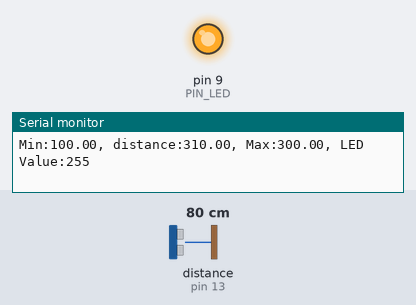
The sketch below on a simulated Arduino Uno, built with avr-gcc and run on an emulated ATmega328P. On the bench: output pins drawn as LEDs (lit = HIGH), the last lines printed to the serial monitor. Wiring (inferred from the names in the program): ultrasonic range finder: trigger pin 12; echo pin 13. Dashed ring = blinking. The test bench sets the inputs (shaded band); at power-on: distance to the obstacle (sensor on pin 13) 80 cm. The echo pulse lasts 58.3 µs per cm; pins used as bus, display or sensor lines are not drawn.

Above: at 1.2 s.
1.3 s: distance to the obstacle (sensor on pin 13) set to 18 cm
At 1.54 s:
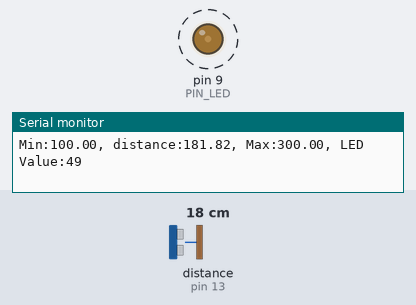
4.3 s: distance to the obstacle (sensor on pin 13) set to 60 cm
Timing chart, 0 to 7.3 s (numbered marks = the images above; inputs shaded):
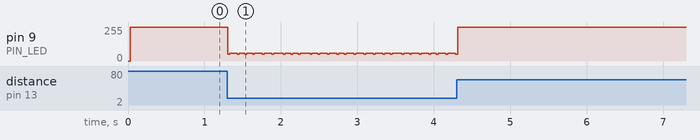

Measured:
- after the input at 1.3 s, pin 9 (PIN_LED): alternates 57/255 for 0.10 s and 49/255 for 0.03 s, starting at once

The sketch:

08P07.ino
```cpp
#define PIN_LED  9
#define PIN_TRIG 12
#define PIN_ECHO 13

#define SND_VEL 346.0
#define INTERVAL 25
#define PULSE_DURATION 10
#define _DIST_MIN 100.0
#define _DIST_MAX 300.0

#define TIMEOUT ((INTERVAL / 2) * 1000.0)
#define SCALE (0.001 * 0.5 * SND_VEL)

unsigned long last_sampling_time;

void setup() {
  // initialize GPIO pins
  pinMode(PIN_LED, OUTPUT);
  pinMode(PIN_TRIG, OUTPUT);
  pinMode(PIN_ECHO, INPUT);
  digitalWrite(PIN_TRIG, LOW);

  Serial.begin(57600);

  last_sampling_time = millis();
}

void loop() {
  float distance;

  unsigned long current_time = millis();

  if (current_time - last_sampling_time < INTERVAL)
    return;

  last_sampling_time = current_time;

  distance = USS_measure(PIN_TRIG, PIN_ECHO);

  int ledValue = 255;
  if ((distance == 0.0) || (distance > _DIST_MAX)) {
      distance = _DIST_MAX + 10.0;
      ledValue = 255;
  } else if (distance < _DIST_MIN) {
      distance = _DIST_MIN - 10.0;
      ledValue = 255;
  } else {
      // 거리에 따라 LED 밝기 계산
      if (distance == 200.0) {
          ledValue = 0; // 최대 밝기
      }
      else if (distance == 100.0 || distance == 300.0) {
          ledValue = 255; // 최소 밝기 (꺼짐)
      }
      else if (distance == 150.0 || distance == 250.0) {
          ledValue = 128; // 50% 밝기
      }
      else {
          if (distance > _DIST_MIN && distance < 200.0) {
              ledValue = map(distance, 100, 200, 255, 0);
          }
          else if (distance > 200.0 && distance < _DIST_MAX) {
              ledValue = map(distance, 200, 300, 0, 255);
          }
      }
  }

  analogWrite(PIN_LED, ledValue);

  Serial.print("Min:");        Serial.print(_DIST_MIN);
  Serial.print(", distance:"); Serial.print(distance);
  Serial.print(", Max:");      Serial.print(_DIST_MAX);
  Serial.print(", LED Value:"); Serial.print(ledValue);
  Serial.println("");

}

float USS_measure(int TRIG, int ECHO)
{
  digitalWrite(TRIG, HIGH);
  delayMicroseconds(PULSE_DURATION);
  digitalWrite(TRIG, LOW);

  unsigned long duration = pulseIn(ECHO, HIGH, TIMEOUT);
  float distance = duration * SCALE;

  if (isinf(distance) || isnan(distance)) {
      Serial.print("Invalid distance calculation. Duration: ");
      Serial.println(duration);
      return 0.0;
  }

  return distance;
}
```
